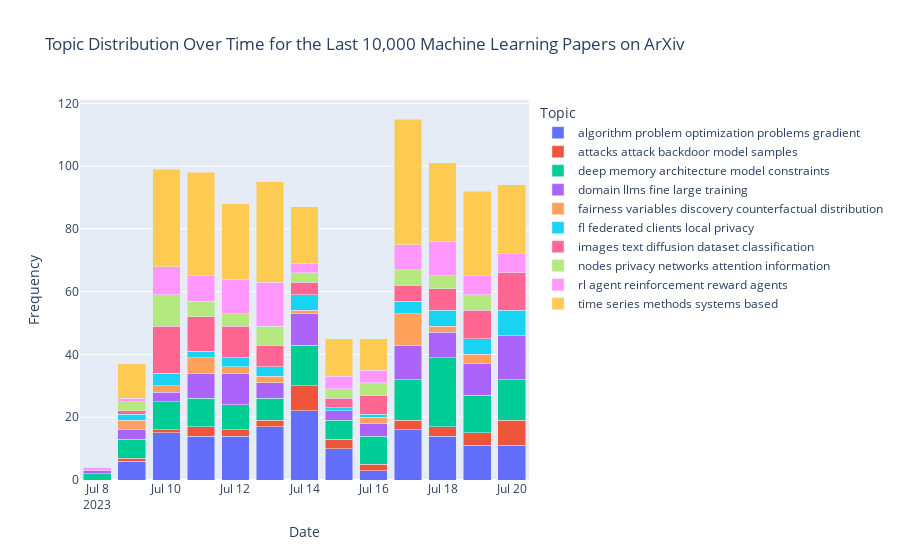

The code cell stored with this chart in its notebook:
### Code cell
api = ArxivAPI("http://export.arxiv.org/api/query?search_query=cat:cs.LG&start=0&max_results=1000&sortBy=submittedDate&sortOrder=descending")
df = api.fetch_papers()

processor = ProcessingData(df)
df2 = processor.process()

viz = Visualize(df2)
viz.plot()

### Figure 1 — Plotly figure (JSON) as saved in the notebook; plotly's stock layout.template omitted (floating-point values rounded to 4 significant figures)
{"data": [{"alignmentgroup": "True", "hovertemplate": "Topic=algorithm problem optimization problems gradient<br>Date=%{x}<br>Frequency=%{y}<extra></extra>", "legendgroup": "algorithm problem optimization problems gradient", "marker": {"color": "#636efa", "pattern": {"shape": ""}}, "name": "algorithm problem optimization problems gradient", "offsetgroup": "algorithm problem optimization problems gradient", "orientation": "v", "showlegend": true, "textposition": "auto", "type": "bar", "x": ["2023-07-08", "2023-07-09", "2023-07-10", "2023-07-11", "2023-07-12", "2023-07-13", "2023-07-14", "2023-07-15", "2023-07-16", "2023-07-17", "2023-07-18", "2023-07-19", "2023-07-20"], "xaxis": "x", "y": [0, 6, 15, 14, 14, 17, 22, 10, 3, 16, 14, 11, 11], "yaxis": "y"}, {"alignmentgroup": "True", "hovertemplate": "Topic=attacks attack backdoor model samples<br>Date=%{x}<br>Frequency=%{y}<extra></extra>", "legendgroup": "attacks attack backdoor model samples", "marker": {"color": "#EF553B", "pattern": {"shape": ""}}, "name": "attacks attack backdoor model samples", "offsetgroup": "attacks attack backdoor model samples", "orientation": "v", "showlegend": true, "textposition": "auto", "type": "bar", "x": ["2023-07-08", "2023-07-09", "2023-07-10", "2023-07-11", "2023-07-12", "2023-07-13", "2023-07-14", "2023-07-15", "2023-07-16", "2023-07-17", "2023-07-18", "2023-07-19", "2023-07-20"], "xaxis": "x", "y": [0, 1, 1, 3, 2, 2, 8, 3, 2, 3, 3, 4, 8], "yaxis": "y"}, {"alignmentgroup": "True", "hovertemplate": "Topic=deep memory architecture model constraints<br>Date=%{x}<br>Frequency=%{y}<extra></extra>", "legendgroup": "deep memory architecture model constraints", "marker": {"color": "#00cc96", "pattern": {"shape": ""}}, "name": "deep memory architecture model constraints", "offsetgroup": "deep memory architecture model constraints", "orientation": "v", "showlegend": true, "textposition": "auto", "type": "bar", "x": ["2023-07-08", "2023-07-09", "2023-07-10", "2023-07-11", "2023-07-12", "2023-07-13", "2023-07-14", "2023-07-15", "2023-07-16", "2023-07-17", "2023-07-18", "2023-07-19", "2023-07-20"], "xaxis": "x", "y": [2, 6, 9, 9, 8, 7, 13, 6, 9, 13, 22, 12, 13], "yaxis": "y"}, {"alignmentgroup": "True", "hovertemplate": "Topic=domain llms fine large training<br>Date=%{x}<br>Frequency=%{y}<extra></extra>", "legendgroup": "domain llms fine large training", "marker": {"color": "#ab63fa", "pattern": {"shape": ""}}, "name": "domain llms fine large training", "offsetgroup": "domain llms fine large training", "orientation": "v", "showlegend": true, "textposition": "auto", "type": "bar", "x": ["2023-07-08", "2023-07-09", "2023-07-10", "2023-07-11", "2023-07-12", "2023-07-13", "2023-07-14", "2023-07-15", "2023-07-16", "2023-07-17", "2023-07-18", "2023-07-19", "2023-07-20"], "xaxis": "x", "y": [1, 3, 3, 8, 10, 5, 10, 3, 4, 11, 8, 10, 14], "yaxis": "y"}, {"alignmentgroup": "True", "hovertemplate": "Topic=fairness variables discovery counterfactual distribution<br>Date=%{x}<br>Frequency=%{y}<extra></extra>", "legendgroup": "fairness variables discovery counterfactual distribution", "marker": {"color": "#FFA15A", "pattern": {"shape": ""}}, "name": "fairness variables discovery counterfactual distribution", "offsetgroup": "fairness variables discovery counterfactual distribution", "orientation": "v", "showlegend": true, "textposition": "auto", "type": "bar", "x": ["2023-07-08", "2023-07-09", "2023-07-10", "2023-07-11", "2023-07-12", "2023-07-13", "2023-07-14", "2023-07-15", "2023-07-16", "2023-07-17", "2023-07-18", "2023-07-19", "2023-07-20"], "xaxis": "x", "y": [0, 3, 2, 5, 2, 2, 1, 0, 2, 10, 2, 3, 0], "yaxis": "y"}, {"alignmentgroup": "True", "hovertemplate": "Topic=fl federated clients local privacy<br>Date=%{x}<br>Frequency=%{y}<extra></extra>", "legendgroup": "fl federated clients local privacy", "marker": {"color": "#19d3f3", "pattern": {"shape": ""}}, "name": "fl federated clients local privacy", "offsetgroup": "fl federated clients local privacy", "orientation": "v", "showlegend": true, "textposition": "auto", "type": "bar", "x": ["2023-07-08", "2023-07-09", "2023-07-10", "2023-07-11", "2023-07-12", "2023-07-13", "2023-07-14", "2023-07-15", "2023-07-16", "2023-07-17", "2023-07-18", "2023-07-19", "2023-07-20"], "xaxis": "x", "y": [0, 2, 4, 2, 3, 3, 5, 1, 1, 4, 5, 5, 8], "yaxis": "y"}, {"alignmentgroup": "True", "hovertemplate": "Topic=images text diffusion dataset classification<br>Date=%{x}<br>Frequency=%{y}<extra></extra>", "legendgroup": "images text diffusion dataset classification", "marker": {"color": "#FF6692", "pattern": {"shape": ""}}, "name": "images text diffusion dataset classification", "offsetgroup": "images text diffusion dataset classification", "orientation": "v", "showlegend": true, "textposition": "auto", "type": "bar", "x": ["2023-07-08", "2023-07-09", "2023-07-10", "2023-07-11", "2023-07-12", "2023-07-13", "2023-07-14", "2023-07-15", "2023-07-16", "2023-07-17", "2023-07-18", "2023-07-19", "2023-07-20"], "xaxis": "x", "y": [0, 1, 15, 11, 10, 7, 4, 3, 6, 5, 7, 9, 12], "yaxis": "y"}, {"alignmentgroup": "True", "hovertemplate": "Topic=nodes privacy networks attention information<br>Date=%{x}<br>Frequency=%{y}<extra></extra>", "legendgroup": "nodes privacy networks attention information", "marker": {"color": "#B6E880", "pattern": {"shape": ""}}, "name": "nodes privacy networks attention information", "offsetgroup": "nodes privacy networks attention information", "orientation": "v", "showlegend": true, "textposition": "auto", "type": "bar", "x": ["2023-07-08", "2023-07-09", "2023-07-10", "2023-07-11", "2023-07-12", "2023-07-13", "2023-07-14", "2023-07-15", "2023-07-16", "2023-07-17", "2023-07-18", "2023-07-19", "2023-07-20"], "xaxis": "x", "y": [0, 3, 10, 5, 4, 6, 3, 3, 4, 5, 4, 5, 0], "yaxis": "y"}, {"alignmentgroup": "True", "hovertemplate": "Topic=rl agent reinforcement reward agents<br>Date=%{x}<br>Frequency=%{y}<extra></extra>", "legendgroup": "rl agent reinforcement reward agents", "marker": {"color": "#FF97FF", "pattern": {"shape": ""}}, "name": "rl agent reinforcement reward agents", "offsetgroup": "rl agent reinforcement reward agents", "orientation": "v", "showlegend": true, "textposition": "auto", "type": "bar", "x": ["2023-07-08", "2023-07-09", "2023-07-10", "2023-07-11", "2023-07-12", "2023-07-13", "2023-07-14", "2023-07-15", "2023-07-16", "2023-07-17", "2023-07-18", "2023-07-19", "2023-07-20"], "xaxis": "x", "y": [1, 1, 9, 8, 11, 14, 3, 4, 4, 8, 11, 6, 6], "yaxis": "y"}, {"alignmentgroup": "True", "hovertemplate": "Topic=time series methods systems based<br>Date=%{x}<br>Frequency=%{y}<extra></extra>", "legendgroup": "time series methods systems based", "marker": {"color": "#FECB52", "pattern": {"shape": ""}}, "name": "time series methods systems based", "offsetgroup": "time series methods systems based", "orientation": "v", "showlegend": true, "textposition": "auto", "type": "bar", "x": ["2023-07-08", "2023-07-09", "2023-07-10", "2023-07-11", "2023-07-12", "2023-07-13", "2023-07-14", "2023-07-15", "2023-07-16", "2023-07-17", "2023-07-18", "2023-07-19", "2023-07-20"], "xaxis": "x", "y": [0, 11, 31, 33, 24, 32, 18, 12, 10, 40, 25, 27, 22], "yaxis": "y"}], "layout": {"barmode": "stack", "legend": {"title": {"text": "Topic"}, "tracegroupgap": 0}, "title": {"text": "Topic Distribution Over Time for the Last 10,000 Machine Learning Papers on ArXiv"}, "xaxis": {"anchor": "y", "domain": [0, 1], "title": {"text": "Date"}}, "yaxis": {"anchor": "x", "domain": [0, 1], "title": {"text": "Frequency"}}}}
